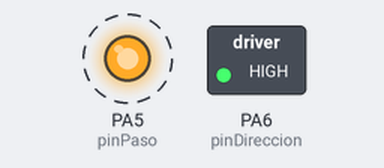
Bench run of a sketch on a simulated STM32 Blue Pill. Shown: switched loads named in the sketch (green lamp = pin HIGH), output pins drawn as LEDs (lit = HIGH). Dashed ring = blinking.

Above: at 0.02 s.
Timing chart, 0 to 3.0 s (numbered marks = the images above):
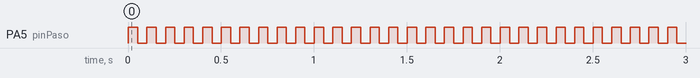

The sketch:

ControlNema17_bluepill.ino
```cpp
// const int dirPin = PA6;  // Pin para dirección del motor
// const int stepPin = PA5;  // Pin para paso del motor

// const int stepsPerRevolution = 400;  // Número de pasos por revolución (ajustar según el motor) con 200 da una vuelta
// const int speed = 2000;  // Velocidad moderada (ajustar según la velocidad deseada)

// void setup() {
//   pinMode(dirPin, OUTPUT);
//   pinMode(stepPin, OUTPUT);
// }

// void loop() {
//   // Vuelta completa en sentido horario
//   digitalWrite(dirPin, LOW);
//   for (int i = 0; i < stepsPerRevolution; i++) {
//     digitalWrite(stepPin, HIGH);
//     delayMicroseconds(speed);
//     digitalWrite(stepPin, LOW);
//     delayMicroseconds(speed);
//   }

//   // Vuelta completa en sentido antihorario
//   digitalWrite(dirPin, HIGH);
//   for (int i = 0; i < stepsPerRevolution; i++) {
//     digitalWrite(stepPin, HIGH);
//     delayMicroseconds(speed);
//     digitalWrite(stepPin, LOW);
//     delayMicroseconds(speed);
//   }
// }

// --- Pines Stepper (A4988) ---
const int pinPaso = PA5;
const int pinDireccion = PA6;
// const int pinHabilitar = PAX; // Descomenta y define si necesitas controlar ENABLE

void setup() {
  Serial1.begin(115200); // Para ver mensajes si los añades
  Serial1.println("Iniciando Prueba de Giro Basico del Motor...");

  pinMode(pinPaso, OUTPUT);
  pinMode(pinDireccion, OUTPUT);
  // if (pinHabilitar definido) pinMode(pinHabilitar, OUTPUT);
  // if (pinHabilitar definido) digitalWrite(pinHabilitar, LOW); // Habilitar driver A4988

  // Establecer una dirección de giro (prueba con HIGH o LOW)
  digitalWrite(pinDireccion, HIGH); // Por ejemplo, para girar en un sentido
  Serial1.println("Driver configurado. Enviando pulsos...");
}

// --- Parámetros de Movimiento Básico ---
// Empieza con un retardo GRANDE para una velocidad MUY LENTA.
// Un retardo de 2000us entre flancos de subida y bajada significa
// un periodo de pulso de 4000us (4ms), lo que equivale a 250 pulsos/seg.
// Si estás en micropasos de 1/16, esto es lento. Si estás en paso completo, también es lento.
unsigned long retardoPulso_uS = 50000; // Microsegundos para medio ciclo del pulso STEP

void loop() {
  digitalWrite(pinPaso, HIGH);
  delayMicroseconds(retardoPulso_uS); // Tiempo que el pulso está en ALTO
  digitalWrite(pinPaso, LOW);
  delayMicroseconds(retardoPulso_uS); // Tiempo que el pulso está en BAJO (completa el ciclo)

  // No hay más lógica, solo genera pulsos continuamente.
  // El motor debería girar indefinidamente en la dirección establecida.
}
```

Measured:
- by itself, PA5 (pinPaso): alternates HIGH for 0.05 s and LOW for 0.05 s
